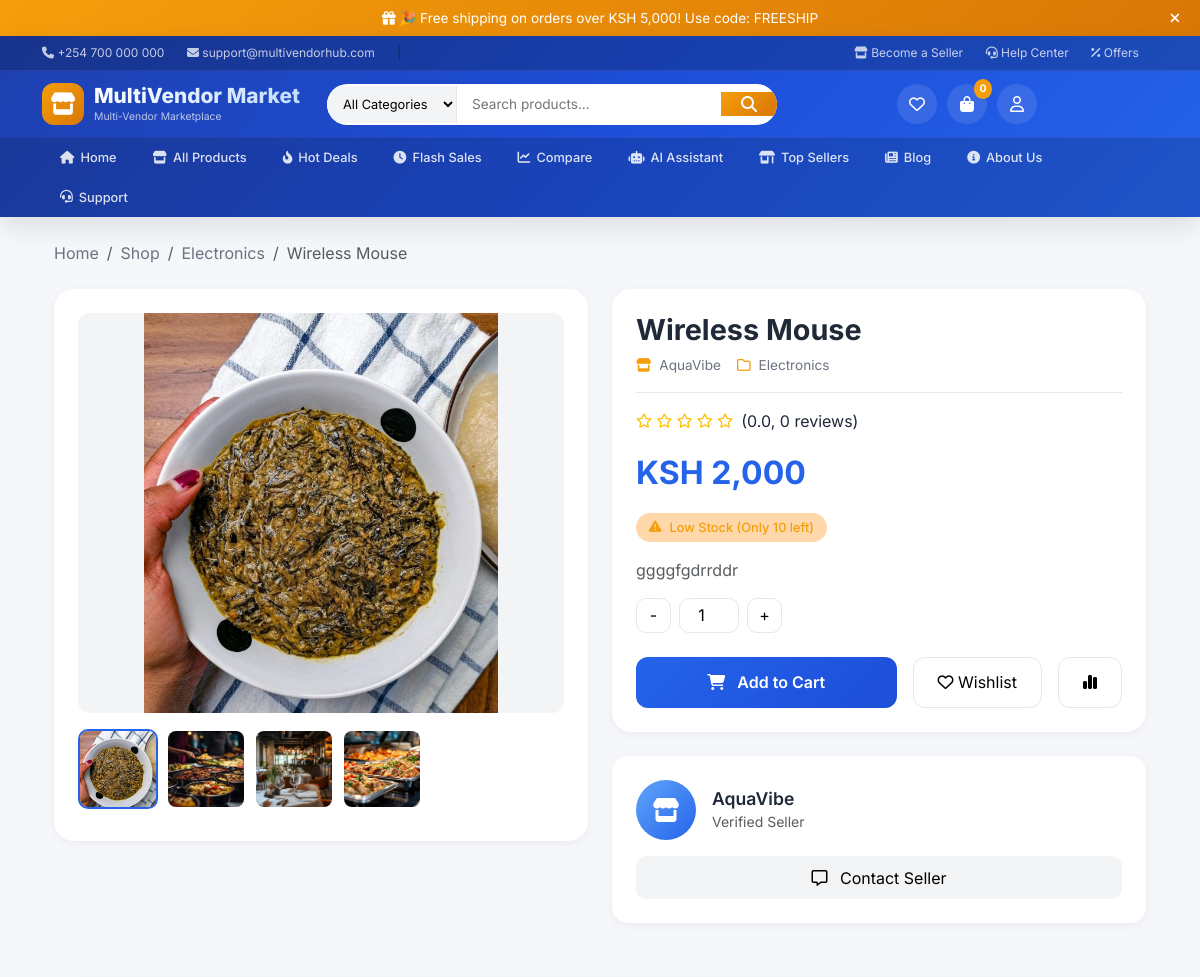
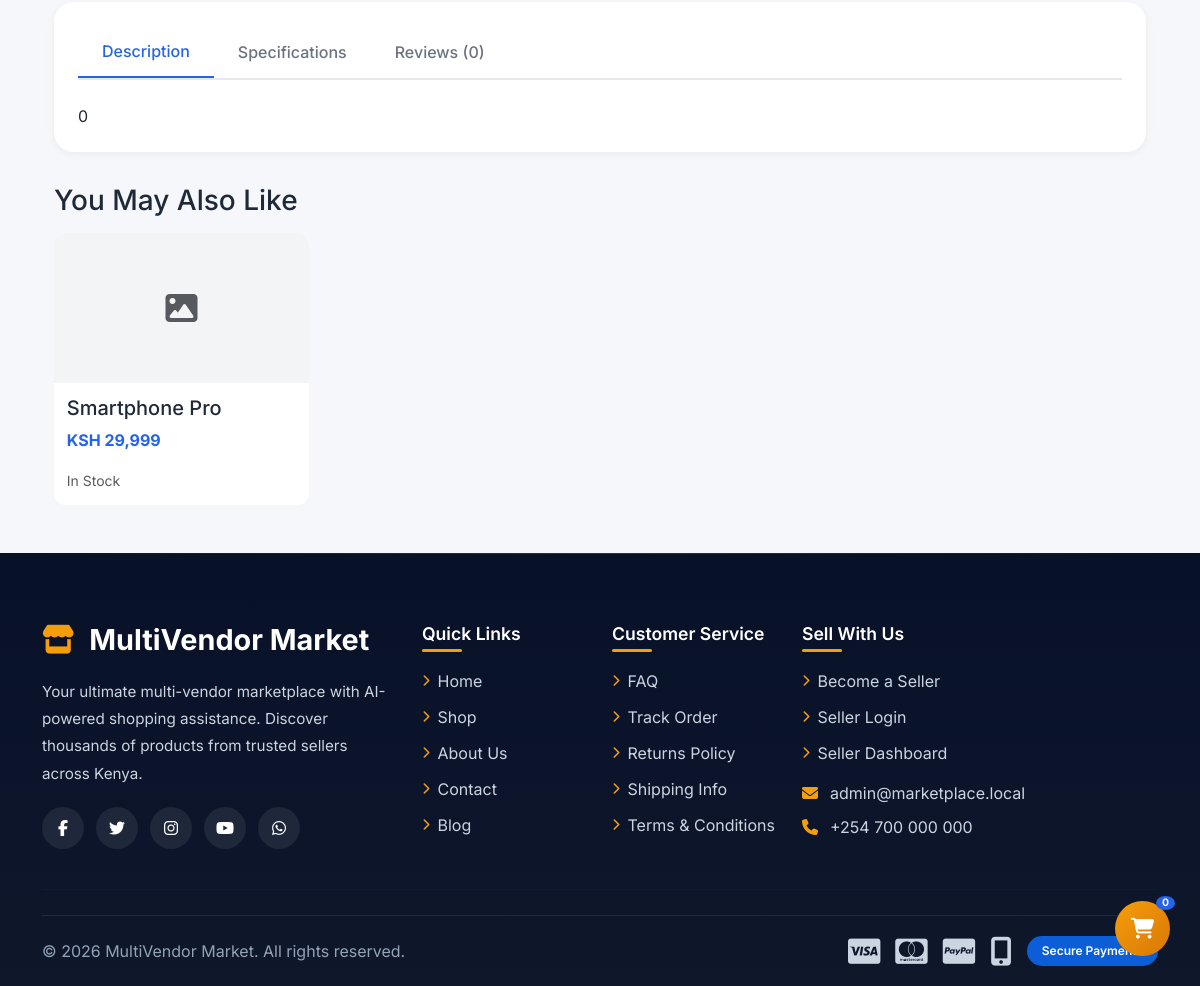
The app's page /product.php?id=3 with its own data (2 pictures, top to bottom).
### tables this page shows
CREATE TABLE `products` (
  `id` int(11) NOT NULL,
  `seller_id` int(11) NOT NULL,
  `category_id` int(11) DEFAULT NULL,
  `name` varchar(190) NOT NULL,
  `slug` varchar(220) NOT NULL,
  `short_description` varchar(255) NOT NULL,
  `description` text DEFAULT NULL,
  `price` decimal(12,2) NOT NULL,
  `stock` int(11) NOT NULL DEFAULT 0,
  `brand` varchar(120) DEFAULT NULL,
  `status` enum('draft','pending','approved','rejected') NOT NULL DEFAULT 'pending',
  `rating` decimal(3,2) DEFAULT 0.00,
  `created_at` datetime NOT NULL,
  `updated_at` datetime DEFAULT NULL
);

CREATE TABLE `categories` (
  `id` int(11) NOT NULL,
  `name` varchar(120) NOT NULL,
  `slug` varchar(150) NOT NULL,
  `description` text DEFAULT NULL,
  `created_at` datetime NOT NULL
);

CREATE TABLE `product_images` (
  `id` int(11) NOT NULL,
  `product_id` int(11) NOT NULL,
  `filename` varchar(255) NOT NULL,
  `created_at` datetime NOT NULL
);

CREATE TABLE `sellers` (
  `id` int(11) NOT NULL,
  `user_id` int(11) NOT NULL,
  `shop_name` varchar(150) NOT NULL,
  `shop_logo` varchar(255) DEFAULT NULL,
  `phone` varchar(60) NOT NULL,
  `business_id` varchar(100) NOT NULL,
  `id_image` varchar(255) DEFAULT NULL,
  `description` text DEFAULT NULL,
  `location` varchar(255) DEFAULT NULL,
  `status` enum('pending','verified','rejected') NOT NULL DEFAULT 'pending',
  `subscription_status` enum('active','expired','none') NOT NULL DEFAULT 'none',
  `subscription_expires` date DEFAULT NULL,
  `created_at` datetime NOT NULL
);

### includes/functions.php (called while the page is built, shortened)
<?php
function sanitize($value) {
    return htmlspecialchars(trim($value), ENT_QUOTES, 'UTF-8');
}
function get_product_images($mysqli, $product_id) {
    $sql = 'SELECT * FROM product_images WHERE product_id = ? ORDER BY id ASC';
    $stmt = $mysqli->prepare($sql);
    $stmt->bind_param('i', $product_id);
    $stmt->execute();
    return $stmt->get_result();
}
?>

### product.php (the view, shortened to what this page needs)
<?php
require_once 'includes/header.php';
$id = intval($_GET['id'] ?? 0);
$sql = 'SELECT p.*, c.name AS category_name, c.slug as category_slug,
        s.shop_name, s.shop_logo, s.id as seller_id, s.location as seller_location,
        s.status AS seller_status, u.name as seller_owner
        FROM products p
        LEFT JOIN categories c ON p.category_id = c.id
        LEFT JOIN sellers s ON p.seller_id = s.id
        LEFT JOIN users u ON s.user_id = u.id
        WHERE p.id = ? AND p.status = "approved" LIMIT 1';
$stmt = $mysqli->prepare($sql);
$stmt->bind_param('i', $id);
$stmt->execute();
$product = $stmt->get_result()->fetch_assoc();
$images = get_product_images($mysqli, $id);
$rating_sql = "SELECT COALESCE(AVG(rating), 0) as avg_rating, COUNT(*) as total_reviews
               FROM reviews WHERE product_id = ? AND status = 'approved'";
$stmt = $mysqli->prepare($rating_sql);
$stmt->bind_param('i', $id);
$stmt->execute();
$rating_data = $stmt->get_result()->fetch_assoc();
$related = $mysqli->prepare('SELECT id, name, price, short_description, stock
                            FROM products
                            WHERE category_id = ? AND id != ? AND status = "approved"
                            LIMIT 4');
$related->bind_param('ii', $product['category_id'], $id);
$related->execute();
$relatedProducts = $related->get_result();
$in_wishlist = false;
?>
<div class="container">
    <nav aria-label="breadcrumb" class="breadcrumb-custom">
        <ol class="breadcrumb">
            <li class="breadcrumb-item"><a href="index.php">Home</a></li>
            <li class="breadcrumb-item"><a href="shop.php">Shop</a></li>
            <li class="breadcrumb-item"><a href="shop.php?category=<?= $product['category_slug'] ?>"><?= sanitize($product['category_name']) ?></a></li>
            <li class="breadcrumb-item active"><?= sanitize($product['name']) ?></li>
        </ol>
    </nav>
</div>
<div class="container mb-5">
    <div class="row g-4">
        <div class="col-lg-6">
            <div class="product-gallery">
                <?php
                $images_array = [];
                while ($img = $images->fetch_assoc()) {
                    $images_array[] = $img;
                }
                $first_image = !empty($images_array) ? $images_array[0] : null;
                ?>
                <img id="mainImage" src="uploads/products/<?= sanitize($first_image['filename'] ?? 'placeholder.png') ?>"
                     class="main-image w-100" alt="<?= sanitize($product['name']) ?>"
                     onerror="this.src='uploads/placeholder.png'">
                <?php if (!empty($images_array)): ?>
                <div class="thumbnail-list">
                    <?php foreach ($images_array as $index => $img): ?>
                        <img src="uploads/products/<?= sanitize($img['filename']) ?>"
                             class="thumbnail <?= $index === 0 ? 'active' : '' ?>"
                             alt="Thumbnail"
                             onerror="this.src='uploads/placeholder.png'"
                             onclick="changeImage(this, 'uploads/products/<?= sanitize($img['filename']) ?>')">
                    <?php endforeach; ?>
                </div>
                <?php endif; ?>
            </div>
        </div>
        <div class="col-lg-6">
            <div class="product-info">
                <h1 class="product-title"><?= sanitize($product['name']) ?></h1>
                <div class="product-meta">
                    <div class="meta-item">
                        <i class="fa-solid fa-store"></i>
                        <span><?= sanitize($product['shop_name']) ?></span>
                    </div>
                    <div class="meta-item">
                        <i class="fa-regular fa-folder"></i>
                        <span><?= sanitize($product['category_name']) ?></span>
                    </div>
                </div>
                <div class="d-flex align-items-center gap-2 mb-3">
                    <div class="stars">
                        <?php
                        $avg_rating = round($rating_data['avg_rating'] ?? 0, 1);
                        for($i = 1; $i <= 5; $i++): ?>
                            <?php if($i <= floor($avg_rating)): ?>
                                <i class="fa-solid fa-star"></i>
                            <?php elseif($i - 0.5 <= $avg_rating): ?>
                                <i class="fa-solid fa-star-half-stroke"></i>
                            <?php else: ?>
                                <i class="fa-regular fa-star"></i>
                            <?php endif; ?>
                        <?php endfor; ?>
                    </div>
                    <span>(<?= number_format($avg_rating, 1) ?>, <?= $rating_data['total_reviews'] ?> reviews)</span>
                </div>
                <div class="product-price">KSH <?= number_format($product['price']) ?></div>
                <?php if ($product['stock'] > 10): ?>
                    <div class="stock-status in-stock">
                        <i class="fa-solid fa-check-circle"></i> In Stock (<?= $product['stock'] ?> available)
                    </div>
                <?php elseif ($product['stock'] > 0): ?>
                    <div class="stock-status low-stock">
                        <i class="fa-solid fa-exclamation-triangle"></i> Low Stock (Only <?= $product['stock'] ?> left)
                    </div>
                <?php else: ?>
                    <div class="stock-status out-stock">
                        <i class="fa-solid fa-times-circle"></i> Out of Stock
                    </div>
                <?php endif; ?>
                <p class="text-muted"><?= nl2br(sanitize($product['short_description'])) ?></p>
                <?php if ($product['stock'] > 0): ?>
                <div class="quantity-selector">
                    <button type="button" class="quantity-btn" onclick="updateQuantity(-1)">-</button>
                    <input type="number" id="quantity" class="quantity-input" value="1" min="1" max="<?= $product['stock'] ?>">
                    <button type="button" class="quantity-btn" onclick="updateQuantity(1)">+</button>
                </div>
                <?php endif; ?>
                <div class="action-buttons">
                    <?php if ($product['stock'] > 0): ?>
                        <button type="button" class="btn-add-cart" onclick="addToCart(<?= $product['id'] ?>)">
                            <i class="fa-solid fa-cart-shopping me-2"></i> Add to Cart
                        </button>
                    <?php endif; ?>
                    <button type="button" class="btn-wishlist <?= $in_wishlist ? 'active' : '' ?>" id="wishlistBtn" onclick="toggleWishlist(<?= $product['id'] ?>)">
                        <i class="fa-<?= $in_wishlist ? 'solid' : 'regular' ?> fa-heart"></i> <span class="wishlist-text"><?= $in_wishlist ? 'Saved' : 'Wishlist' ?></span>
                    </button>
                    <button type="button" class="btn-compare" onclick="window.location.href='compare.php?add=<?= $product['id'] ?>'">
                        <i class="fa-solid fa-chart-simple"></i>
                    </button>
                </div>
            </div>
            <div class="seller-card">
                <div class="seller-header">
                    <div class="seller-avatar">
                        <i class="fa-solid fa-store"></i>
                    </div>
                    <div>
                        <h4 class="seller-name"><?= sanitize($product['shop_name']) ?></h4>
                        <small class="text-muted">Verified Seller</small>
                    </div>
                </div>
                <button class="btn-contact-seller" onclick="window.location.href='chat.php?seller=<?= $product['seller_id'] ?>'">
                    <i class="fa-regular fa-message me-2"></i> Contact Seller
                </button>
            </div>
        </div>
    </div>
    <div class="row mt-4">
        <div class="col-12">
            <div class="description-tabs">
                <div class="nav-tabs-custom">
                    <button class="nav-link active" onclick="showTab('description', this)">Description</button>
                    <button class="nav-link" onclick="showTab('specs', this)">Specifications</button>
                    <button class="nav-link" onclick="showTab('reviews', this)">Reviews (<?= $rating_data['total_reviews'] ?>)</button>
                </div>
                <div id="description" class="tab-content active">
                    <?= nl2br(sanitize($product['description'] ?? $product['short_description'])) ?>
                </div>
            </div>
        </div>
    </div>
    <?php if ($relatedProducts->num_rows > 0): ?>
    <div class="related-section">
        <h3 class="mb-3">You May Also Like</h3>
        <div class="row g-4">
            <?php while ($related = $relatedProducts->fetch_assoc()): ?>
                <div class="col-md-3">
                    <div class="related-product-card" onclick="window.location.href='product.php?id=<?= $related['id'] ?>'">
                        <div class="related-product-image">
                        </div>
                        <div class="related-product-info">
                            <h5 class="related-product-name"><?= sanitize($related['name']) ?></h5>
                            <p class="related-product-price">KSH <?= number_format($related['price']) ?></p>
                            <small class="text-muted"><?= $related['stock'] > 0 ? 'In Stock' : 'Out of Stock' ?></small>
                        </div>
                    </div>
                </div>
            <?php endwhile; ?>
        </div>
    </div>
    <?php endif; ?>
</div>
<?php require_once 'includes/footer.php'; ?>

### includes/header.php (style rules this page uses)
:root { --primary: #2563eb; --primary-dark: #1d4ed8; --secondary: #f59e0b; --success: #10b981; --danger: #ef4444; --dark: #1f2937; --gray: #6b7280; --light-gray: #f3f4f6; --white: #ffffff; --border: #e5e7eb; }
* { margin: 0; padding: 0; box-sizing: border-box; }
body { font-family: 'Inter', sans-serif; background: #f5f7fb; color: #1f2937; }

### records on screen
products: category.name "Electronics", name "Wireless Mouse", seller.shop_name "AquaVibe", price "2,000", stock "10", short_description "ggggfgdrrddr", description "0"
product_images: filename (picture)
product_images: filename (picture)
product_images: filename (picture)
product_images: filename (picture)
products: name "Smartphone Pro", price "29,999", stock "In Stock"

### other values on screen
SITE_NAME "MultiVendor Market"
$cart_count "0"
$avg_rating "0.0"
$rating_data['total_reviews'] "0"
ADMIN_EMAIL "admin@marketplace.local"
